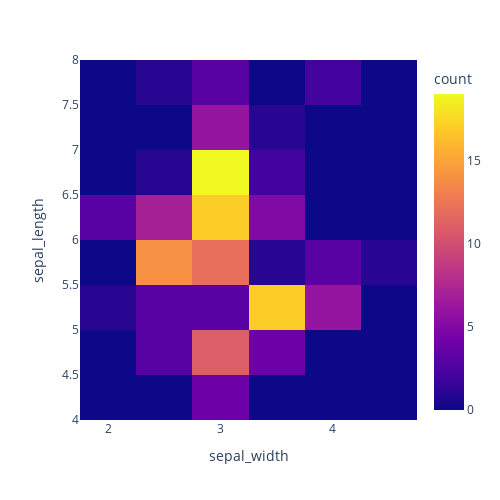

This figure's notebook cell:
### Code cell
""" Heatmaps """
fig = px.density_heatmap(df, x="sepal_width", y="sepal_length")
# Reduce image
fig.update_layout(width=500,height=500)
fig.show()

### Figure 1 — Plotly figure (JSON) as saved in the notebook; plotly's stock layout.template omitted (floating-point values rounded to 4 significant figures; data arrays with more than 128 entries replaced by an {"elided": "..."} marker saying what was removed)
{"data": [{"coloraxis": "coloraxis", "hovertemplate": "sepal_width=%{x}<br>sepal_length=%{y}<br>count=%{z}<extra></extra>", "name": "", "type": "histogram2d", "x": {"elided": "150 float values"}, "xaxis": "x", "xbingroup": "x", "y": {"elided": "150 float values"}, "yaxis": "y", "ybingroup": "y"}], "layout": {"coloraxis": {"colorbar": {"title": {"text": "count"}}, "colorscale": [[0, "#0d0887"], [0.1111, "#46039f"], [0.2222, "#7201a8"], [0.3333, "#9c179e"], [0.4444, "#bd3786"], [0.5556, "#d8576b"], [0.6667, "#ed7953"], [0.7778, "#fb9f3a"], [0.8889, "#fdca26"], [1, "#f0f921"]]}, "height": 500, "legend": {"tracegroupgap": 0}, "margin": {"t": 60}, "width": 500, "xaxis": {"anchor": "y", "domain": [0, 1], "title": {"text": "sepal_width"}}, "yaxis": {"anchor": "x", "domain": [0, 1], "title": {"text": "sepal_length"}}}}
